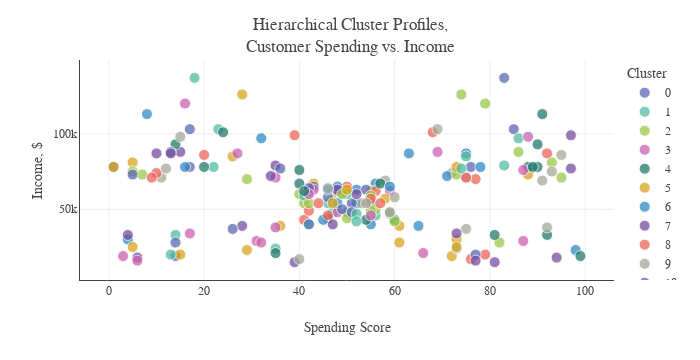

Notebook code for this chart:
### Markdown cell above
The dendrogram depicted above illustrates hierarchical clusters generated using complete linkage. This method merges pairs of clusters with the smallest maximum distance between their constituent observations. The height of branch splits indicates the distance between clusters, with earlier splits indicating higher similarity. By making a horizontal cut across the dendrogram, we can determine the number of clusters. For instance, a cut at a height of 100 would yield approximately three clusters, with the majority of customers grouped in the first cluster, denoted by the color purple. Now, let's examine the results of hierarchical clustering based on customer spending and income.

### Code cell
# Hierarchical clustering
hc = AgglomerativeClustering(n_clusters=None, linkage='complete', compute_full_tree=True, distance_threshold=0)

# Fit and predict clusters
hc_pred = hc.fit_predict(clust_df)

plot_hc = clust_df.copy()
plot_hc["Hierarchical Cluster"] = hc_pred
plot_hc = plot_hc.sort_values(by='Hierarchical Cluster')
plot_hc['Hierarchical Cluster'] = plot_hc['Hierarchical Cluster'].astype(str)

# Plot of clusters                                               
fig = px.scatter(plot_hc, x="Spending Score", y="Annual Income", color="Hierarchical Cluster",
                 color_discrete_sequence=px.colors.qualitative.Vivid[1:])
fig.update_traces(marker=dict(size=11, opacity=0.75, line=dict(width=1, color='#F7F7F7')))
fig.update_layout(template=temp, title="Hierarchical Cluster Profiles,<br>Customer Spending vs. Income", 
                  width=700, legend_title='Cluster',
                  xaxis=dict(title='Spending Score', showline=True, zeroline=False), 
                  yaxis=dict(title='Income, $', ticksuffix='k', showline=True))
fig.show()
